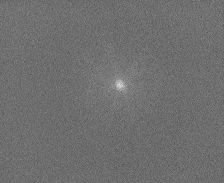
#> input picture tiffs/July24/highgain/100ms/ss_single_1.tiff, 224 x 183 px, found by its file name
$ python NegValues_todelete.py
#> lines starting #> are read from the running program, lines starting #| are printed output that depends on the picture
### auxiliar_scripts/optical_gain_tools.py
# -*- coding: utf-8 -*-
"""
Created on Fri Aug  2 12:18:10 2024

@author: diego
"""

import os
import numpy as np
import pandas as pd
import matplotlib.pyplot as plt
from PIL import Image
from scipy.optimize import curve_fit
import matplotlib.patches as patches
import matplotlib.colors as mcolors

#NOT IN USE ===================================================================
#==============================================================================
#==============================================================================
def BaselineSubstraction(image, baseline = 100):
    image = np.array(image, dtype = float)
    """
    image[image < baseline] = 0
    image[image >= baseline] -= baseline
    """
    image = image - float(baseline)
    #image = Image.fromarray(image)

    return image

# [192 lines left out: functions BkgSubstraction, ImageCut, LoadOpticalParams, HotPixel12x12, gainFunc, GeometricalEfficiency and 1 more, not called in this run]

### auxiliar_scripts/NegValues_todelete.py
# -*- coding: utf-8 -*-
"""
Created on Tue Sep  3 11:54:23 2024

@author: diego
"""

import numpy as np
import matplotlib.pyplot as plt
from optical_gain_tools import *
import os
from PIL import Image

print('Running...')

path = '../../Gain anlysis/data_aux/c-5254_r-2698_ac-2410_aa-300_fcground_fa1190/12x12/100ms/ss_single_1.tiff'
img = Image.open(path)
#> img is the input picture: PIL image 224x183 I;16; min 82, max 224, mean 110.9

image = BaselineSubstraction(img, baseline=110)
#> in BaselineSubstraction, `image = image - float(baseline)`:
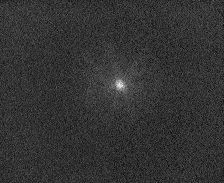
#> image: shape (183, 224) float64; min -28, max 114, mean 0.9; drawn with min black and max white

xproj = np.sum(image, axis = 0)
#> xproj = 224 values, max 1362 at index 120, min -391 at index 223, mean 168.4

$ run again, with tiffs/July24/highgain/100ms/ss_single_3.tiff copied over tiffs/July24/highgain/100ms/ss_single_1.tiff
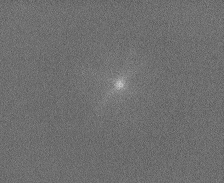
#> input picture tiffs/July24/highgain/100ms/ss_single_3.tiff, 224 x 183 px, found by its file name
#> img is the input picture: PIL image 224x183 I;16; min 82, max 207, mean 110.9
#> in BaselineSubstraction, `image = image - float(baseline)`:
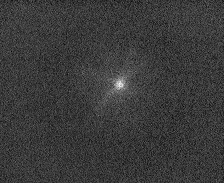
#> image: shape (183, 224) float64; min -28, max 97, mean 0.9; drawn with min black and max white
#> xproj = 224 values, max 1345 at index 119, min -286 at index 160, mean 159.6
